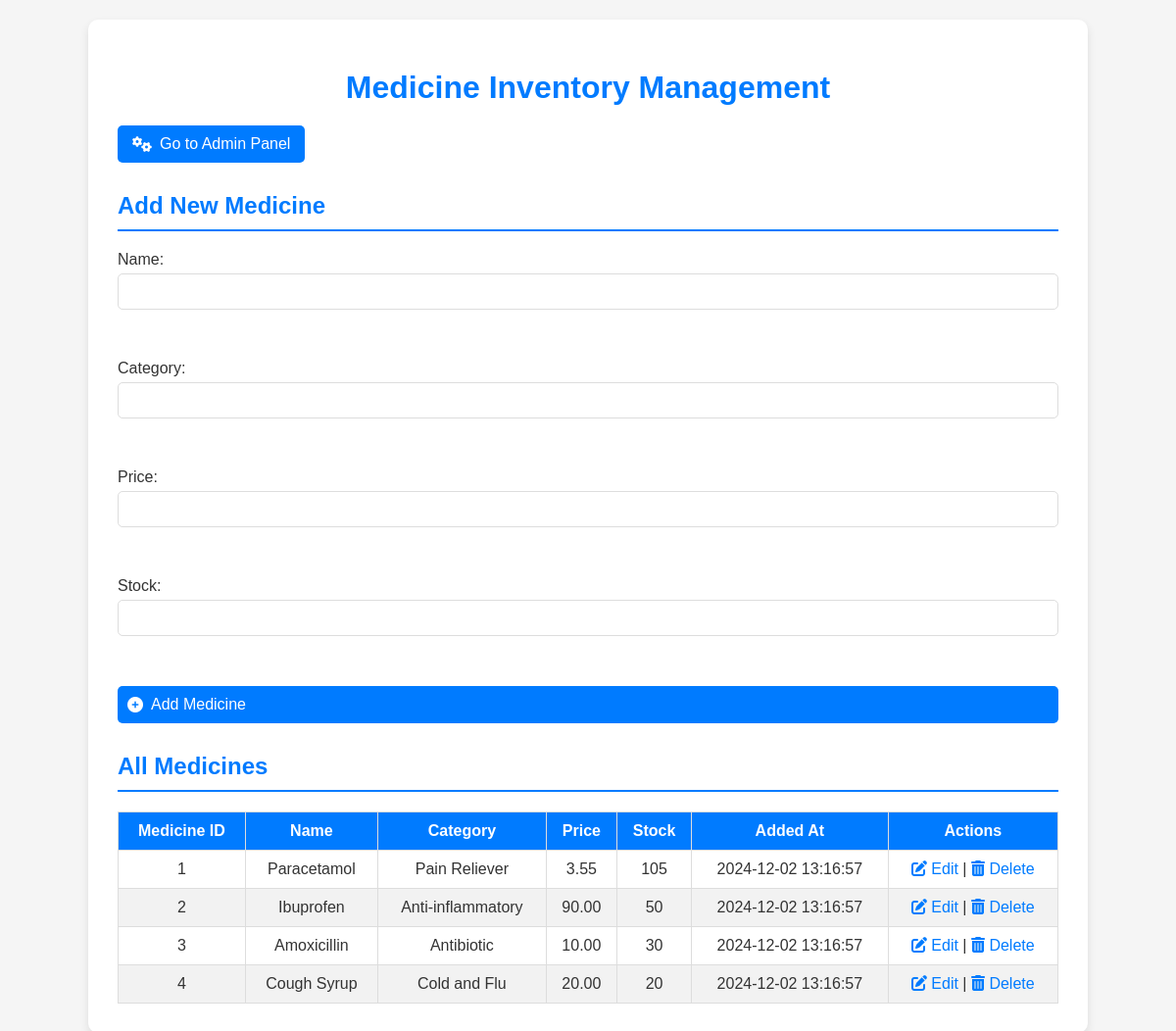
The app's page /admin_panel/medicine_inventory_management.php?user_id=14&user_name=admin1 (signed in) with its own data.
### tables this page shows
CREATE TABLE `medicines` (
  `medicine_id` int(11) NOT NULL,
  `name` varchar(100) NOT NULL,
  `category` varchar(100) NOT NULL,
  `price` decimal(10,2) NOT NULL,
  `stock` int(11) NOT NULL,
  `added_at` timestamp NOT NULL DEFAULT current_timestamp(),
  `image_location` varchar(500) DEFAULT NULL
);

### admin_panel/medicine_inventory_management.php (the view, shortened to what this page needs)
<?php
include_once('../db_connection.php');
$user_id = isset($_GET['user_id']) ? $_GET['user_id'] : null;
$user_name = isset($_GET['user_name']) ? $_GET['user_name'] : null;
$query = "SELECT * FROM Medicines";
$result = $conn->query($query);
?>
<!DOCTYPE html>
<html lang="en">
<head>
    <link rel="stylesheet" href="https://cdnjs.cloudflare.com/ajax/libs/font-awesome/6.0.0-beta3/css/all.min.css">
    <link rel="stylesheet" href="../style/admin_panel/medicine_inventory_management.css">
</head>
<body>
    <div class="container">
        <h1 class="page-title">Medicine Inventory Management</h1>
        <a href="../home_page/admin_home.php?user_id=<?php echo $user_id; ?>&user_name=<?php echo urlencode($user_name); ?>">
            <button class="btn admin-btn"><i class="fas fa-cogs"></i> Go to Admin Panel</button>
        </a>
        <h2 class="section-title">Add New Medicine</h2>
        <form class="form" method="POST" action="medicine_inventory_management.php?user_id=<?php echo $user_id; ?>&user_name=<?php echo urlencode($user_name); ?>">
            <label for="name">Name:</label>
            <input type="text" name="name" class="input" required><br><br>
            <label for="category">Category:</label>
            <input type="text" name="category" class="input" required><br><br>
            <label for="price">Price:</label>
            <input type="text" name="price" class="input" required><br><br>
            <label for="stock">Stock:</label>
            <input type="text" name="stock" class="input" required><br><br>
            <button type="submit" name="add" class="btn add-btn"><i class="fas fa-plus-circle"></i> Add Medicine</button>
        </form>
        <h2 class="section-title">All Medicines</h2>
        <table class="medicine-table">
            <thead>
                <tr>
                    <th>Medicine ID</th>
                    <th>Name</th>
                    <th>Category</th>
                    <th>Price</th>
                    <th>Stock</th>
                    <th>Added At</th>
                    <th>Actions</th>
                </tr>
            </thead>
            <tbody>
                <?php
                if ($result->num_rows > 0) {
                    while ($row = $result->fetch_assoc()) {
                        echo "<tr>
                                <td>" . $row['medicine_id'] . "</td>
                                <td>" . $row['name'] . "</td>
                                <td>" . $row['category'] . "</td>
                                <td>" . $row['price'] . "</td>
                                <td>" . $row['stock'] . "</td>
                                <td>" . $row['added_at'] . "</td>
                                <td>
                                    <a href='medicine_inventory_management.php?edit=" . $row['medicine_id'] . "&user_id=" . $user_id . "&user_name=" . urlencode($user_name) . "'>
                                        <i class='fas fa-edit'></i> Edit
                                    </a> |
                                    <a href='medicine_inventory_management.php?delete=" . $row['medicine_id'] . "&user_id=" . $user_id . "&user_name=" . urlencode($user_name) . "'>
                                        <i class='fas fa-trash-alt'></i> Delete
                                    </a>
                                </td>
                              </tr>";
                    }
                } else {
                    echo "<tr><td colspan='7'>No medicines found</td></tr>";
                }
                ?>
            </tbody>
        </table>
    </div>
</body>
</html>

### style/admin_panel/medicine_inventory_management.css (style rules this page uses)
body { font-family: Arial, sans-serif; background-color: #f5f5f5; margin: 0; padding: 0; color: #333; }
.container { width: 80%; margin: 0 auto; padding: 30px; background-color: #fff; border-radius: 10px; box-shadow: 0 4px 8px rgba(0, 0, 0, 0.1); margin-top: 20px; }
.page-title { text-align: center; margin-bottom: 20px; color: #007bff; }
.btn { display: inline-flex; align-items: center; padding: 10px 15px; font-size: 16px; border: none; border-radius: 5px; cursor: pointer; color: #fff; }
.admin-btn { background-color: #007bff; }
.add-btn { background-color: #28a745; }
.btn i { margin-right: 8px; }
.form { display: flex; flex-direction: column; margin-top: 20px; }
.form label { margin-bottom: 5px; }
.form input { padding: 10px; margin-bottom: 15px; border: 1px solid #ddd; border-radius: 5px; }
.form button { padding: 10px; background-color: #007bff; color: white; border: none; border-radius: 5px; cursor: pointer; }
.medicine-table { width: 100%; border-collapse: collapse; background-color: #fff; margin-top: 20px; }
.medicine-table th, .medicine-table td { padding: 10px; text-align: center; border: 1px solid #ddd; }
.medicine-table th { background-color: #007bff; color: white; }
.medicine-table tr:nth-child(even) { background-color: #f2f2f2; }
.medicine-table a { color: #007bff; text-decoration: none; }
.section-title { margin-top: 30px; font-size: 24px; color: #007bff; border-bottom: 2px solid #007bff; padding-bottom: 10px; }

### records on screen
medicines: medicine_id "1", name "Paracetamol", category "Pain Reliever", price "3.55", stock "105", added_at "2024-12-02 13:16:57"
medicines: medicine_id "2", name "Ibuprofen", category "Anti-inflammatory", price "90.00", stock "50", added_at "2024-12-02 13:16:57"
medicines: medicine_id "3", name "Amoxicillin", category "Antibiotic", price "10.00", stock "30", added_at "2024-12-02 13:16:57"
medicines: medicine_id "4", name "Cough Syrup", category "Cold and Flu", price "20.00", stock "20", added_at "2024-12-02 13:16:57"
